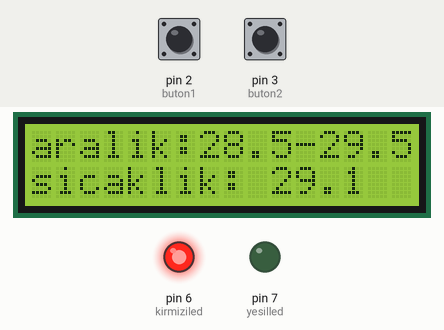
The sketch below on a simulated Arduino Uno, built with avr-gcc and run on an emulated ATmega328P. Parts: 16×2 character LCD, output pins drawn as LEDs (lit = HIGH). Inputs (shaded band) come from the test bench; at power-on: pin 3 (buton2) HIGH, pin 2 (buton1) HIGH. Random numbers use the default seed unless the sketch sets one.

Above: at 1.2 s.
1.3 s: pin 3 (buton2) pulled LOW for 3.2 s
At 4.65 s:
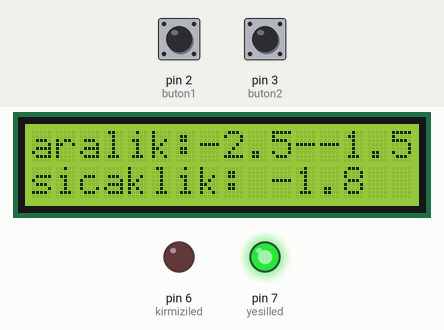
5.1 s: pin 2 (buton1) pulled LOW for 0.15 s
At 5.37 s:
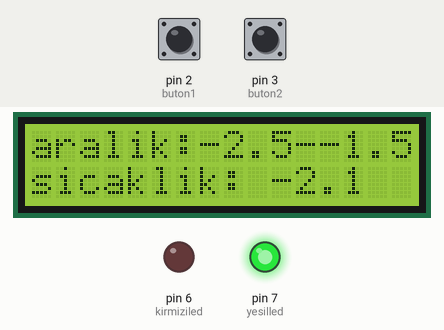
5.8 s: pin 2 (buton1) pulled LOW for 1 s
At 6.89 s:
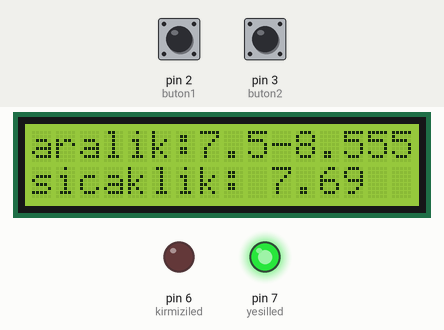
7.4 s: pin 3 (buton2) pulled LOW for 0.15 s
At 7.67 s:
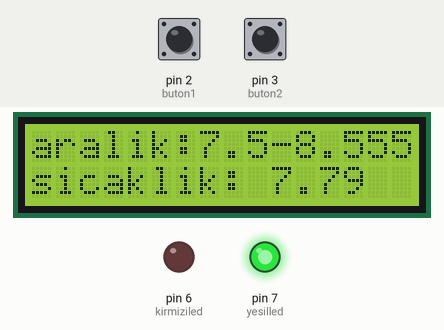
Timing chart, 0 to 9.1 s (numbered marks = the images above; inputs shaded):
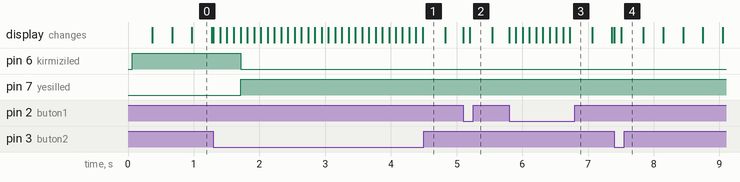

The sketch:

ESE4.5kod.ino
```cpp
#include <LiquidCrystal.h>

#define buton1 2
#define buton2 3
#define kirmiziled 6
#define yesilled 7
LiquidCrystal lcd (13,12,11,10,9,8);
void setup() {
lcd.begin(16,2);

pinMode(buton1 ,INPUT_PULLUP);
pinMode(buton2 ,INPUT_PULLUP);
pinMode(kirmiziled,OUTPUT);
pinMode (yesilled,OUTPUT);

lcd.setCursor(0,0);
lcd.print("aralik:");
lcd.setCursor(0,1);
lcd.print("sicaklik:");
}

double bartis=29.5;
double bazalis=28.5;
double aralikkucuk=10*bazalis;
double aralikbuyuk=10*bartis;

void loop() {
  buton1a();
  buton2a();
  double sicaklik =getTemparature();
  lcdaralik();
  lcdsicaklik(sicaklik);
  led (sicaklik);
}
void buton1a()
{
  if (digitalRead(buton1) ==LOW)
  {
    bartis=bartis+1;
    bazalis=bazalis+1;
    delay(100);
  }
}

void buton2a()
{
   if (digitalRead(buton2) == LOW) {
    bartis = bartis - 1;
    bazalis = bazalis - 1;
    delay(100);
  }
}
double getTemparature()
{
  aralikkucuk=10*bazalis;
  aralikbuyuk=10*bartis;
  double sicaklik =random (aralikkucuk,aralikbuyuk)/10.0;
  return sicaklik;
}
void lcdaralik()
{
  lcd.setCursor(7,0);
  lcd.print(bazalis,1);
  lcd.print("-");
  lcd.print(bartis,1);
}
void lcdsicaklik(double sicaklik)
{
  lcd.setCursor(10,1);
  lcd.print(sicaklik,1);
}
void led(double sicaklik)
{
  if(sicaklik>=25)
    {
      digitalWrite(kirmiziled,HIGH);
      digitalWrite(yesilled,LOW);
    }
    else
    {
      digitalWrite(yesilled,HIGH);
      digitalWrite(kirmiziled,LOW);
    }
}
```

Measured:
- after the input at 1.3 s, pin 6 (kirmiziled): HIGH → LOW after 0.41 s; pin 7 (yesilled): LOW → HIGH after 0.41 s
